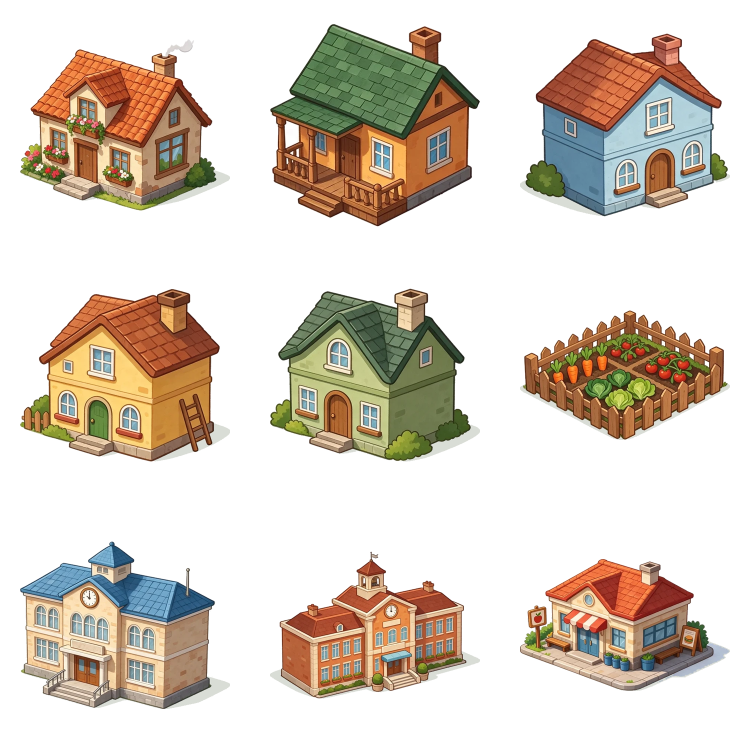
#> input picture ref/front_src1.png, 1500 x 1500 px (shown at 1/2 size)
$ python grid_cut.py ../../ref/front_src1.png ../../ref/front_src2.png 5 5 ../../ref/front_src2.png
#> lines starting #> are read from the running program, lines starting #| are printed output that depends on the picture; after the words box and inside, x2 and y2 are one past the last pixel; in counts of white or black regions, pixels touching at a corner belong together
"""Cut a sprite sheet (objects on white, roughly in a grid) into transparent PNGs.
Each connected blob is assigned to the grid cell containing its centre of mass; all blobs of a cell form one object.
usage: grid_cut.py sheet.png outdir cols rows name1,name2,...  (reading order)"""
import sys, os
import numpy as np
from scipy import ndimage
from PIL import Image

src, out, cols, rows, names = sys.argv[1], sys.argv[2], int(sys.argv[3]), int(sys.argv[4]), sys.argv[5].split(',')
os.makedirs(out, exist_ok=True)
im = Image.open(src).convert('RGB')
#> im is the input picture: PIL image 1500x1500 RGB; mean R, G, B 218.6, 208.4, 196.8
a = np.asarray(im).astype(np.int16)
h, w, _ = a.shape
#> h = 1500; w = 1500
# near-white pixels connected to the border = background (light grey shadows count as background too)
light = (a.min(axis=2) > 222) & ((a.max(axis=2) - a.min(axis=2)) < 22)
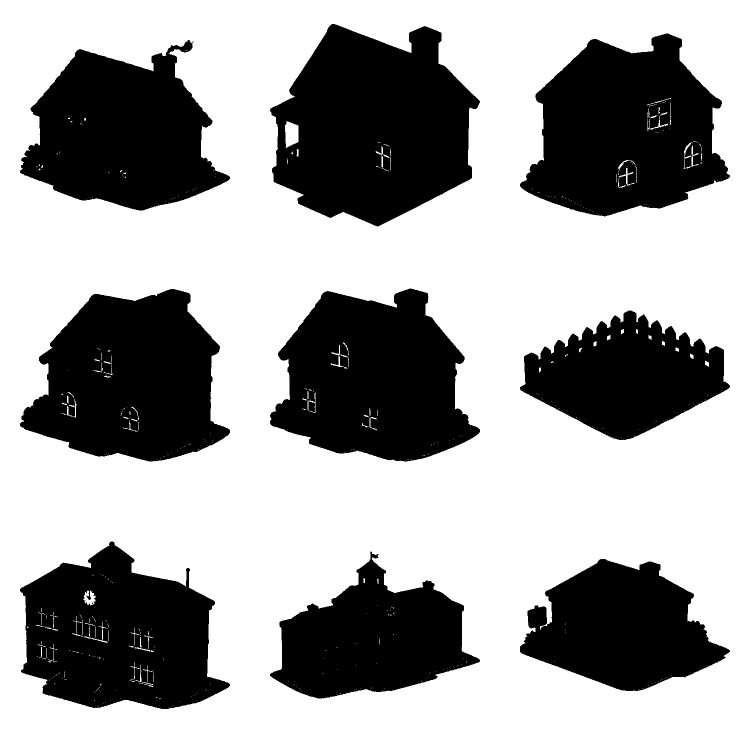
#> light: shape (1500, 1500) bool (shown at 1/2 size); 63.8% white; 15 black regions (6 under 20 px), largest, box (x1, y1, x2, y2) and area: (540, 48, 960, 453) 119117, (1040, 67, 1460, 433) 103936, (540, 577, 960, 923) 101011
lab, n = ndimage.label(light)
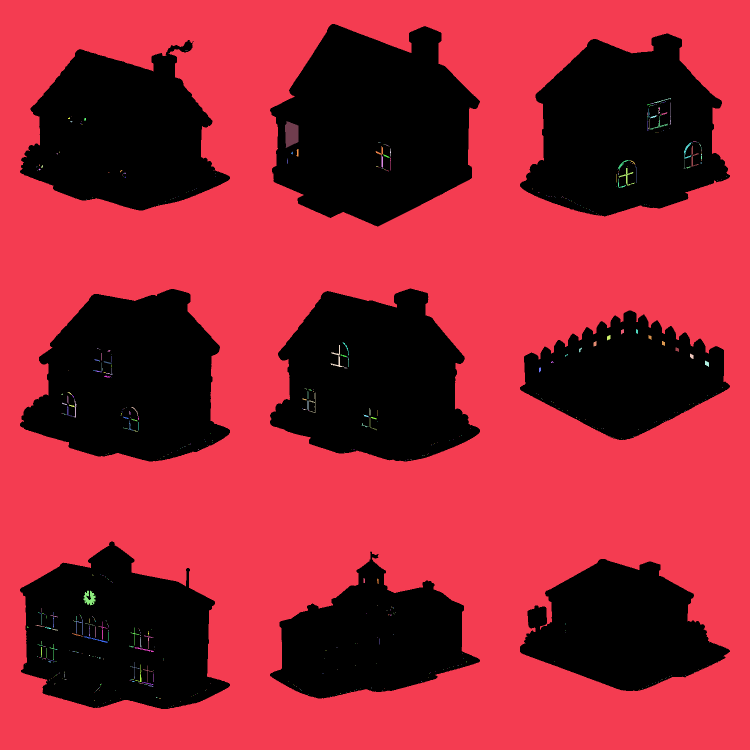
#> lab: shape (1500, 1500) int32 (shown at 1/2 size); 633 distinct labels, from 0 to 632; one colour per label, 0 black
#> n = 632
border = set(np.unique(np.concatenate([lab[0], lab[-1], lab[:, 0], lab[:, -1]]))) - {0}
#> border = 1 item
bg = np.isin(lab, list(border))
#> bg: shape (1500, 1500) bool; 63.4% white; 9 black regions, largest, box (x1, y1, x2, y2) and area: (540, 48, 960, 453) 120597, (1040, 67, 1460, 433) 105258, (540, 577, 960, 923) 101752
fg = ~bg
fg = ndimage.binary_opening(fg, iterations=1)
#> fg: shape (1500, 1500) bool; 36.6% white; 9 white regions, largest, box (x1, y1, x2, y2) and area: (540, 48, 960, 453) 120593, (1040, 67, 1460, 433) 105255, (540, 577, 960, 923) 101751
blab, bn = ndimage.label(fg)
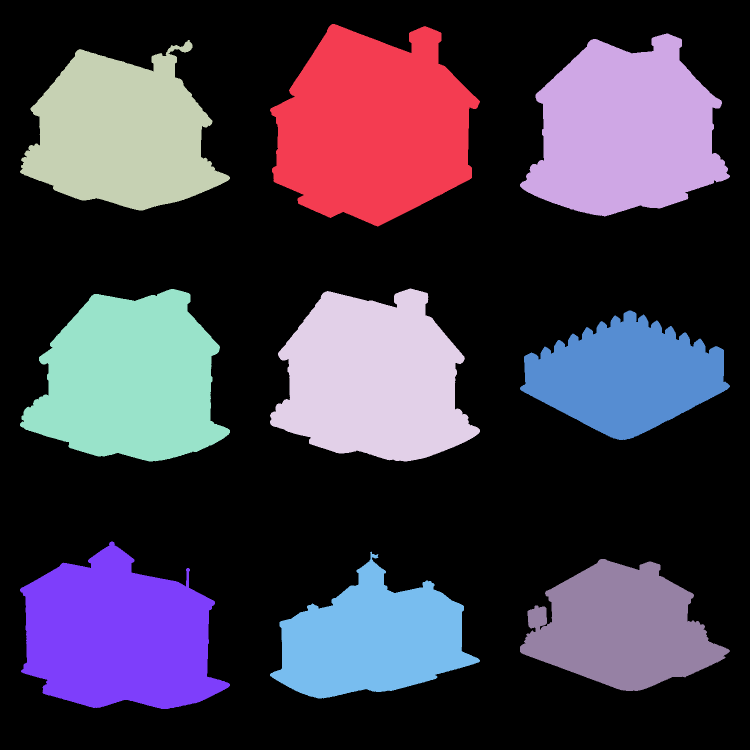
#> blab: shape (1500, 1500) int32 (shown at 1/2 size); 10 distinct labels, from 0 to 9; one colour per label, 0 black
#> bn = 9
sizes = ndimage.sum(fg, blab, range(1, bn + 1))
#> sizes = [120593, 105255, 91326, 101751, 100824, 66721, 96553, 69696, 69880]
centers = ndimage.center_of_mass(fg, blab, range(1, bn + 1))
#> centers = [(254.5, 746.4), (262.5, 1250.2), (267.6, 242.8), (759.2, 746.6), (760.5, 259.6), (752.1, 1250.8), (1270.8, 235.9), (1278.8, 744.4), (1256.2, 1241.6)]
cell_of = {}
for i, (s, (cy, cx)) in enumerate(zip(sizes, centers), start=1):
    if s < 150:  # specks
        continue
    c = min(cols - 1, int(cx / (w / cols)))
    r = min(rows - 1, int(cy / (h / rows)))
    cell_of.setdefault(r * cols + c, []).append(i)
#> this loop made 9 passes
#> (s, cy, cx, c, r) on passes 1 to 9: (120593, 254.5, 746.4, 2, 0), (105255, 262.5, 1250.2, 4, 0), (91326, 267.6, 242.8, 0, 0), (101751, 759.2, 746.6, 2, 2), (100824, 760.5, 259.6, 0, 2), (66721, 752.1, 1250.8, 4, 2), (96553, 1270.8, 235.9, 0, 4), (69696, 1278.8, 744.4, 2, 4), (69880, 1256.2, 1241.6, 4, 4)
#> after the loop, cell_of = 9 items
alpha_full = ndimage.gaussian_filter(fg.astype(np.float32), 0.7)
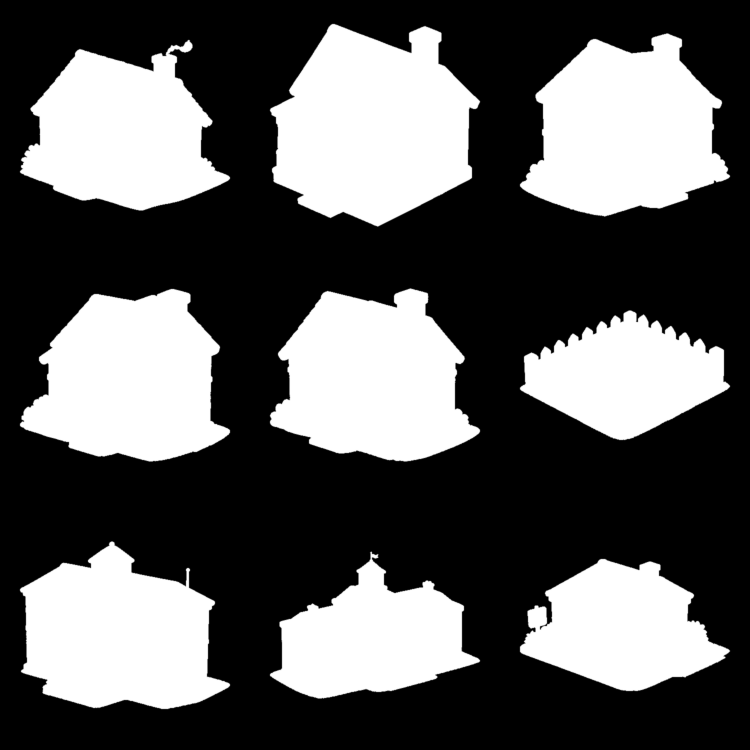
#> alpha_full: shape (1500, 1500) float32 (shown at 1/2 size); min 0, max 1, mean 0.366
for idx, name in enumerate(names):
    ids = cell_of.get(idx, [])
    if not ids:
        print(name, 'EMPTY'); continue
    mask = np.isin(blab, ids)
    ys, xs = np.where(mask)
    y0, y1, x0, x1 = ys.min(), ys.max() + 1, xs.min(), xs.max() + 1
    m = ndimage.binary_dilation(mask[y0:y1, x0:x1], iterations=1)
    al = (np.clip(alpha_full[y0:y1, x0:x1], 0, 1) * m * 255).astype(np.uint8)
    rgba = np.dstack([np.asarray(im)[y0:y1, x0:x1], al])
    piece = Image.fromarray(rgba, 'RGBA')
    piece.save(os.path.join(out, name + '.png'))
    t = piece.copy(); t.thumbnail((360, 360)); t.save(os.path.join(out, name + '.webp'), 'WEBP', quality=85)
    print(name, piece.size, len(ids), 'blobs')
#> this loop made 1 pass
#> (ids, y0, y1, x0, x1) on pass 1: ([3], 80, 421, 40, 460)
#| ../../ref/front_src2.png (420, 341) 1 blobs
#> pass 1, `mask = np.isin(blab, ids)`:
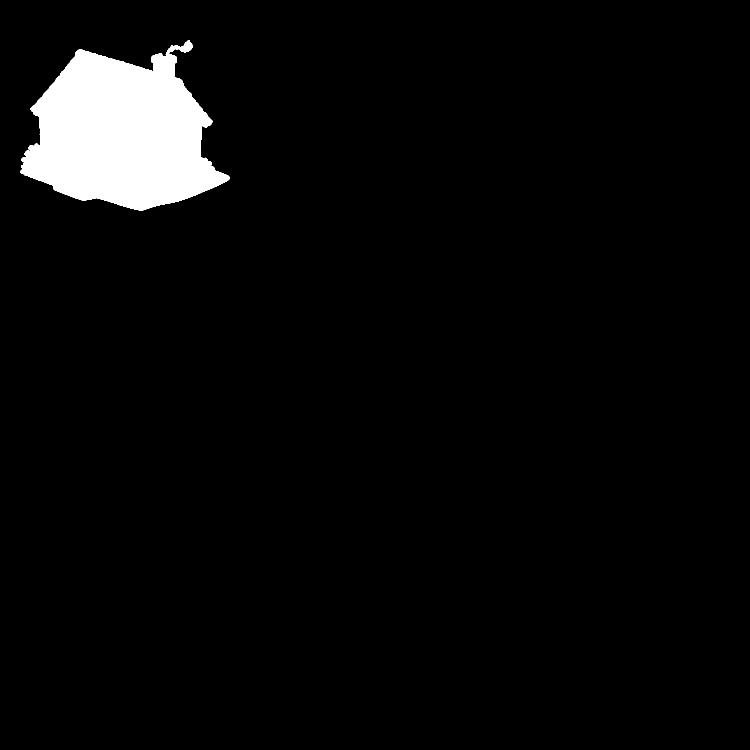
#> mask: shape (1500, 1500) bool (shown at 1/2 size); 4.1% white; 1 white region, box (x1, y1, x2, y2) and area: (40, 80, 460, 421) 91326
#> pass 1, `al = (np.clip(alpha_full[y0:y1, x0:x1], 0, 1) * m * 255).astype(np.uin..`:
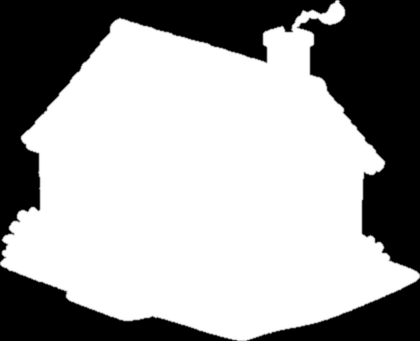
#> al: shape (341, 420); min 0, max 255, mean 162.5
#> after the loop:
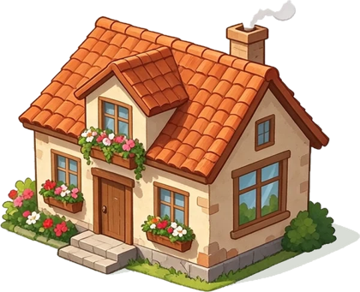
#> t: PIL image 360x292 RGBA; mean R, G, B, A 112.5, 81.2, 56.4, 162.5; transparent parts drawn white

$ run again, on ref/front_src3.png
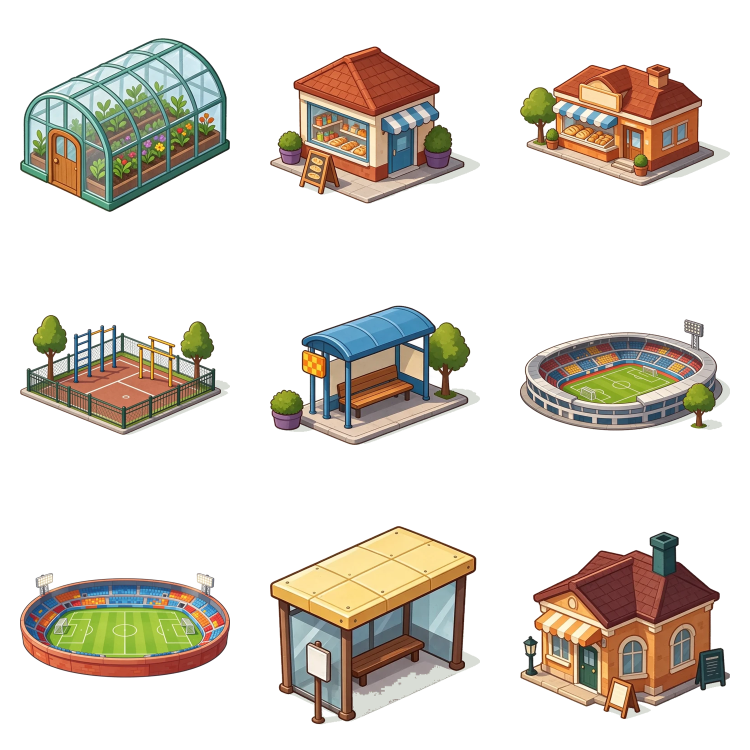
#> input picture ref/front_src3.png, 1500 x 1500 px (shown at 1/2 size)
#> im is the input picture: PIL image 1500x1500 RGB; mean R, G, B 220.7, 214.8, 206.4
#> light: shape (1500, 1500) bool; 67.7% white; 20 black regions (9 under 20 px), largest, box (x1, y1, x2, y2) and area: (540, 1052, 960, 1449) 114146, (1040, 1063, 1460, 1438) 101169, (40, 76, 460, 424) 97821
#> lab: shape (1500, 1500) int32; 1696 distinct labels, from 0 to 1695
#> n = 1695
#> border = 1 item
#> bg: shape (1500, 1500) bool; 67.2% white; 9 black regions, largest, box (x1, y1, x2, y2) and area: (540, 1052, 960, 1449) 116567, (1040, 1063, 1460, 1438) 101219, (40, 76, 460, 424) 99518
#> `blab, bn = ndimage.label(fg)`:
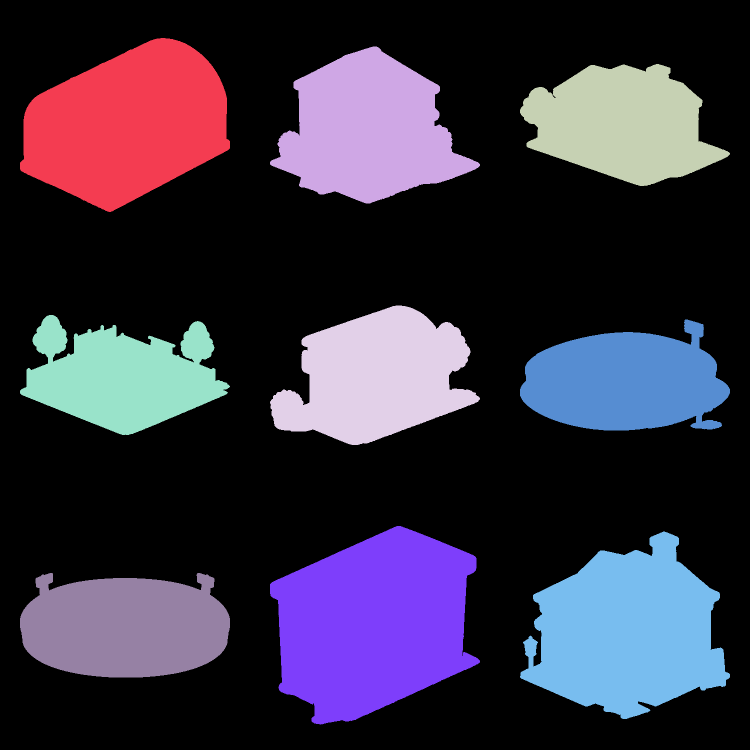
#> blab: shape (1500, 1500) int32 (shown at 1/2 size); 10 distinct labels, from 0 to 9; one colour per label, 0 black
#> bn = 9
#> sizes = [99518, 80317, 67170, 75254, 61213, 66374, 116563, 101212, 71146]
#> centers = [(248.9, 254.6), (260.7, 736.8), (247.9, 1243.8), (754.2, 752.6), (753.1, 244.7), (763.1, 1250.7), (1247, 746.2), (1264.3, 1253.9), (1252.9, 249.7)]
#> the loop `for i, (s, (cy, cx)) in enumerate(zip(sizes, centers), start=1):` made 9 passes
#> (s, cy, cx, c, r) on passes 1 to 8: (99518, 248.9, 254.6, 0, 0), (80317, 260.7, 736.8, 2, 0), (67170, 247.9, 1243.8, 4, 0), (75254, 754.2, 752.6, 2, 2), (61213, 753.1, 244.7, 0, 2), (66374, 763.1, 1250.7, 4, 2), (116563, 1247, 746.2, 2, 4), (101212, 1264.3, 1253.9, 4, 4)
#> after the loop `for i, (s, (cy, cx)) in enumerate(zip(sizes, centers), start=1):`: cell_of = 9 items
#> the loop `for idx, name in enumerate(names):` made 1 pass
#> (ids, y0, y1, x0, x1) on pass 1: ([1], 76, 424, 40, 460)
#> (printed output is left out)
#> after the loop `for idx, name in enumerate(names):`:
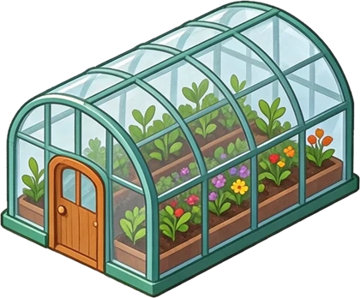
#> t: PIL image 360x298 RGBA; mean R, G, B, A 91.8, 104.4, 91.5, 173.6; transparent parts drawn white

$ run again, on ref/front_src4.png
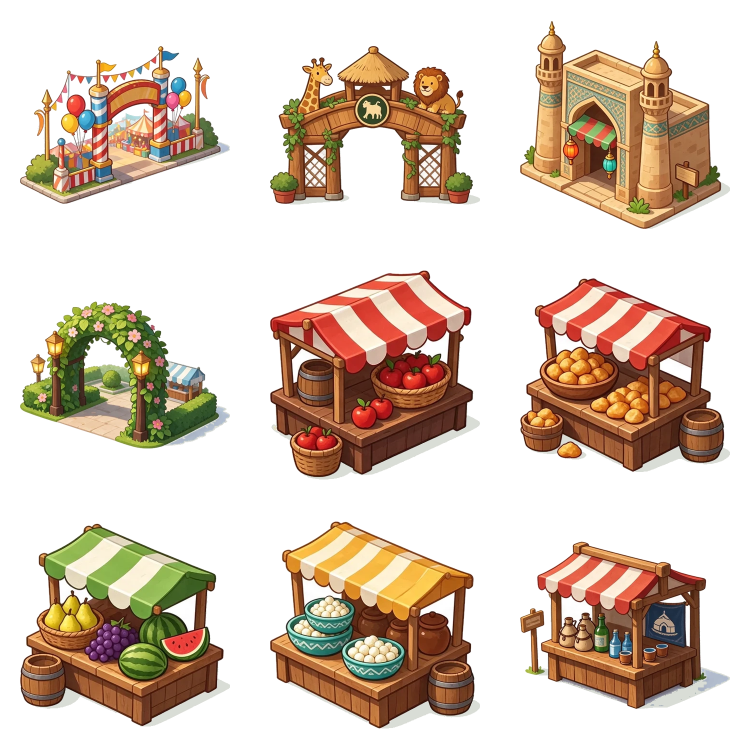
#> input picture ref/front_src4.png, 1500 x 1500 px (shown at 1/2 size)
#> im is the input picture: PIL image 1500x1500 RGB; mean R, G, B 217.4, 200.7, 186.2
#> light: shape (1500, 1500) bool; 61.1% white; 19 black regions (8 under 20 px), largest, box (x1, y1, x2, y2) and area: (540, 541, 960, 959) 126005, (540, 1043, 960, 1457) 119129, (40, 1047, 460, 1453) 113868
#> lab: shape (1500, 1500) int32; 803 distinct labels, from 0 to 802
#> n = 802
#> border = 1 item
#> bg: shape (1500, 1500) bool; 59.5% white; 10 black regions (1 under 20 px), largest, box (x1, y1, x2, y2) and area: (540, 541, 960, 959) 130080, (540, 1043, 960, 1457) 124190, (40, 1047, 460, 1453) 117869
#> `blab, bn = ndimage.label(fg)`:
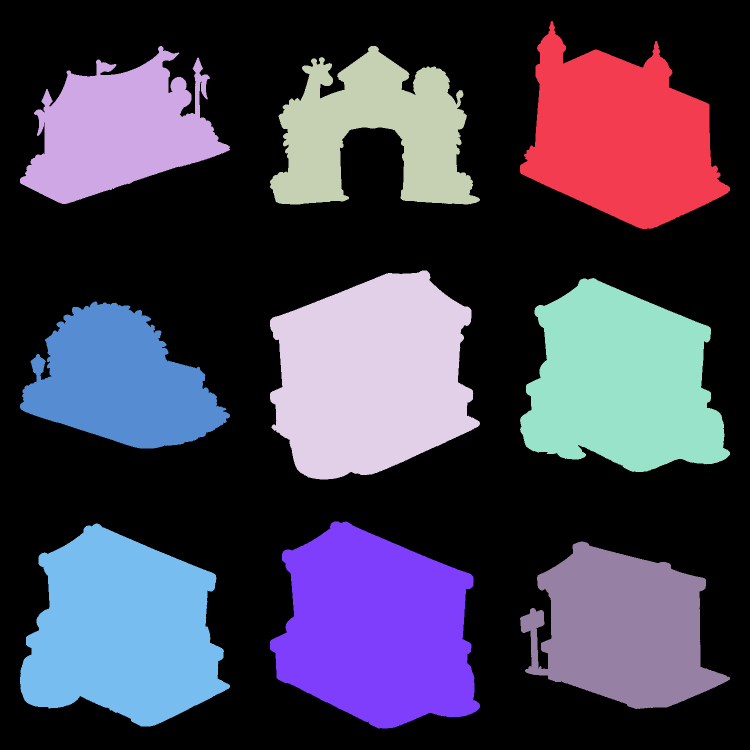
#> blab: shape (1500, 1500) int32 (shown at 1/2 size); 10 distinct labels, from 0 to 9; one colour per label, 0 black
#> bn = 9
#> sizes = [105151, 75190, 76412, 130073, 114795, 76828, 124186, 117849, 90216]
#> centers = [(273.7, 1241.1), (261, 237.5), (262.7, 747.1), (752.4, 742.2), (765.6, 1243.1), (763.7, 240.1), (1258.8, 752.4), (1261.9, 244.6), (1257.9, 1244.6)]
#> the loop `for i, (s, (cy, cx)) in enumerate(zip(sizes, centers), start=1):` made 9 passes
#> (s, cy, cx, c, r) on passes 1 to 8: (105151, 273.7, 1241.1, 4, 0), (75190, 261, 237.5, 0, 0), (76412, 262.7, 747.1, 2, 0), (130073, 752.4, 742.2, 2, 2), (114795, 765.6, 1243.1, 4, 2), (76828, 763.7, 240.1, 0, 2), (124186, 1258.8, 752.4, 2, 4), (117849, 1261.9, 244.6, 0, 4)
#> after the loop `for i, (s, (cy, cx)) in enumerate(zip(sizes, centers), start=1):`: cell_of = 9 items
#> the loop `for idx, name in enumerate(names):` made 1 pass
#> (ids, y0, y1, x0, x1) on pass 1: ([2], 92, 408, 40, 460)
#> (printed output is left out)
#> after the loop `for idx, name in enumerate(names):`:
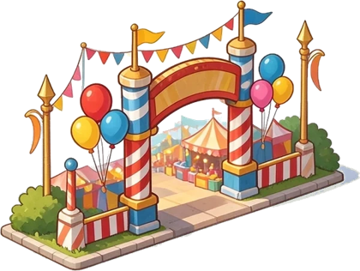
#> t: PIL image 360x271 RGBA; mean R, G, B, A 109.1, 90.2, 75.6, 144.4; transparent parts drawn white

$ run again, on ref/front_src5.png
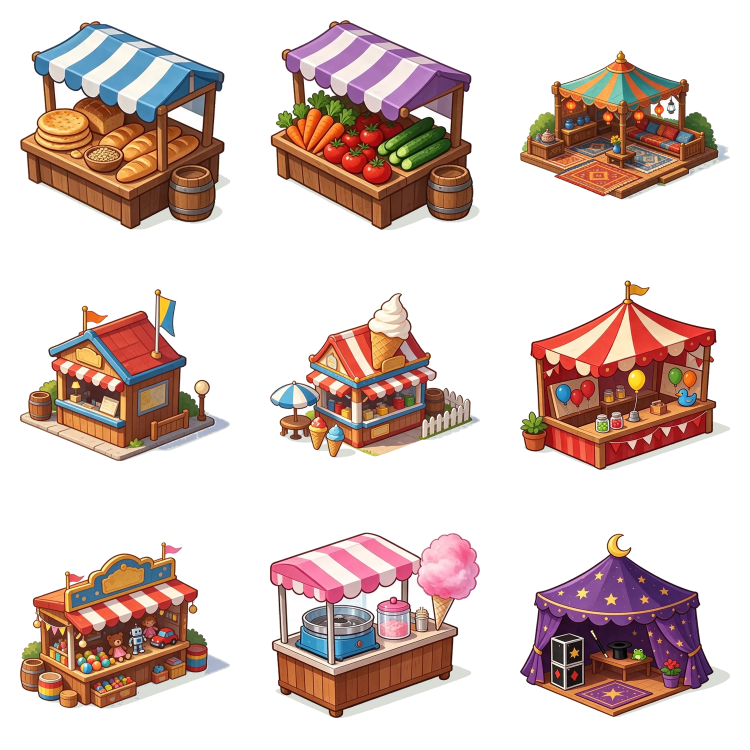
#> input picture ref/front_src5.png, 1500 x 1500 px (shown at 1/2 size)
#> im is the input picture: PIL image 1500x1500 RGB; mean R, G, B 217.4, 199.2, 194.2
#> light: shape (1500, 1500) bool; 63.4% white; 68 black regions (55 under 20 px), largest, box (x1, y1, x2, y2) and area: (541, 40, 959, 460) 113518, (40, 42, 460, 459) 111898, (540, 1065, 960, 1436) 102174
#> lab: shape (1500, 1500) int32; 1079 distinct labels, from 0 to 1078
#> n = 1078
#> border = 1 item
#> bg: shape (1500, 1500) bool; 61.3% white; 10 black regions (1 under 20 px), largest, box (x1, y1, x2, y2) and area: (40, 42, 460, 459) 126427, (541, 40, 959, 460) 125533, (540, 1065, 960, 1436) 117814
#> blab: shape (1500, 1500) int32; 10 distinct labels, from 0 to 9
#> bn = 9
#> sizes = [125527, 126417, 74549, 99638, 77476, 73431, 117812, 88671, 88027]
#> centers = [(258.8, 752.4), (257.8, 254.5), (265.8, 1243.1), (775.1, 1244.8), (777.6, 243.3), (782.9, 741.8), (1241.6, 738), (1277.2, 1237.4), (1271.4, 232.8)]
#> the loop `for i, (s, (cy, cx)) in enumerate(zip(sizes, centers), start=1):` made 9 passes
#> (s, cy, cx, c, r) on passes 1 to 8: (125527, 258.8, 752.4, 2, 0), (126417, 257.8, 254.5, 0, 0), (74549, 265.8, 1243.1, 4, 0), (99638, 775.1, 1244.8, 4, 2), (77476, 777.6, 243.3, 0, 2), (73431, 782.9, 741.8, 2, 2), (117812, 1241.6, 738, 2, 4), (88671, 1277.2, 1237.4, 4, 4)
#> after the loop `for i, (s, (cy, cx)) in enumerate(zip(sizes, centers), start=1):`: cell_of = 9 items
#> the loop `for idx, name in enumerate(names):` made 1 pass
#> (ids, y0, y1, x0, x1) on pass 1: ([2], 42, 459, 40, 460)
#> (printed output is left out)
#> after the loop `for idx, name in enumerate(names):`:
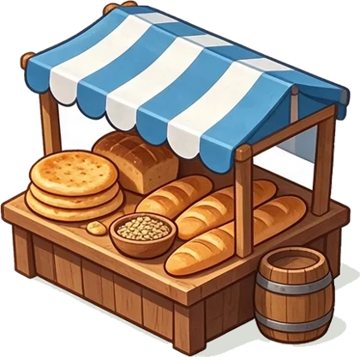
#> t: PIL image 360x357 RGBA; mean R, G, B, A 112.1, 93.5, 80.3, 184; transparent parts drawn white
